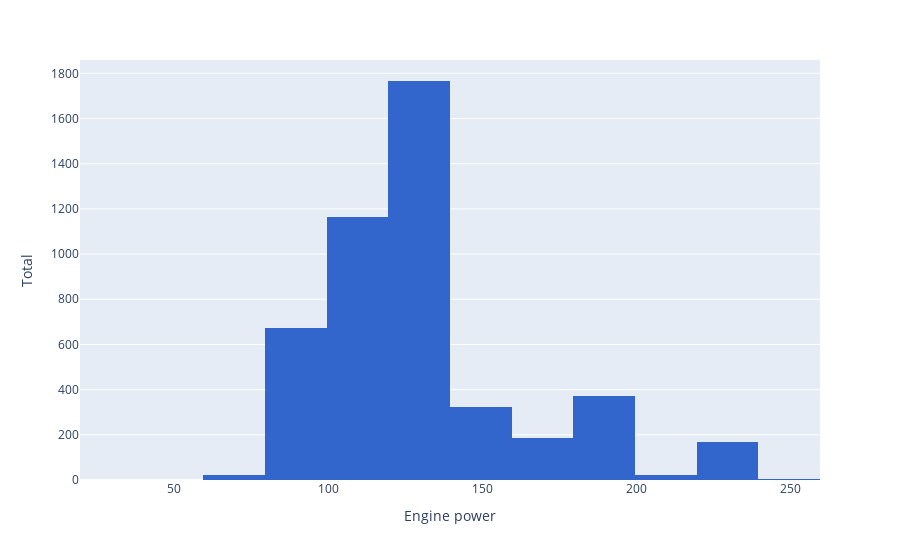

Write notebook code for a chart like this one.
### Code cell
fig_3 = px.histogram(
    x=df_prices["engine_power"],
    nbins=20,
    color_discrete_sequence=[px.colors.qualitative.G10[0]]
)

fig_3.update_layout(
    # title="Engine power distribution", => Title on Streamlit
    yaxis_title="Total",
    xaxis_title="Engine power"
)

fig_3.show()

### Figure 1 — Plotly figure (JSON) as saved in the notebook; plotly's stock layout.template omitted (floating-point values rounded to 4 significant figures; data arrays with more than 128 entries replaced by an {"elided": "..."} marker saying what was removed)
{"data": [{"alignmentgroup": "True", "bingroup": "x", "hovertemplate": "x=%{x}<br>count=%{y}<extra></extra>", "legendgroup": "", "marker": {"color": "#3366CC", "pattern": {"shape": ""}}, "name": "", "nbinsx": 20, "offsetgroup": "", "orientation": "v", "showlegend": false, "type": "histogram", "x": {"elided": "4704 int values"}, "xaxis": "x", "yaxis": "y"}], "layout": {"barmode": "relative", "legend": {"tracegroupgap": 0}, "margin": {"t": 60}, "xaxis": {"anchor": "y", "domain": [0, 1], "title": {"text": "Engine power"}}, "yaxis": {"anchor": "x", "domain": [0, 1], "title": {"text": "Total"}}}}
